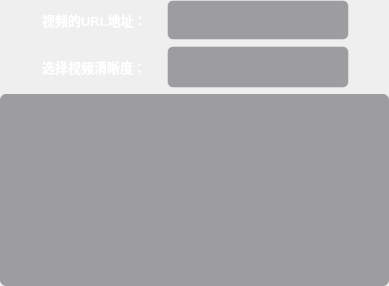
             <widget class="QWidget" name="page2">
              <property name="styleSheet">
               <string notr="true">#page2{
	background-color: rgba(255,255,255,0.0);
}</string>
              </property>
              <layout class="QVBoxLayout" name="verticalLayout_5">
               <property name="leftMargin">
                <number>0</number>
               </property>
               <property name="topMargin">
                <number>0</number>
               </property>
               <property name="rightMargin">
                <number>0</number>
               </property>
               <property name="bottomMargin">
                <number>0</number>
               </property>
               <item>
                <layout class="QHBoxLayout" name="functionHorizontalLayout7">
                 <property name="spacing">
                  <number>0</number>
                 </property>
                 <item>
                  <spacer name="functionHorizontalSpacer11">
                   <property name="orientation">
                    <enum>Qt::Orientation::Horizontal</enum>
                   </property>
                   <property name="sizeType">
                    <enum>QSizePolicy::Policy::Fixed</enum>
                   </property>
                   <property name="sizeHint" stdset="0">
                    <size>
                     <width>42</width>
                     <height>20</height>
                    </size>
                   </property>
                  </spacer>
                 </item>
                 <item>
                  <layout class="QHBoxLayout" name="functionHorizontalLayout8">
                   <item>
                    <widget class="QLabel" name="functionLabel4">
                     <property name="minimumSize">
                      <size>
                       <width>125</width>
                       <height>40</height>
                      </size>
                     </property>
                     <property name="maximumSize">
                      <size>
                       <width>125</width>
                       <height>40</height>
                      </size>
                     </property>
                     <property name="styleSheet">
                      <string notr="true">QLabel{
	color: white;
	font-size: 10pt;
	font-family: &quot;黑体&quot;;
	font-weight: bold;
}</string>
                     </property>
                     <property name="text">
                      <string>视频的URL地址：</string>
                     </property>
                    </widget>
                   </item>
                   <item>
                    <widget class="QLineEdit" name="videoLineEdit2">
                     <property name="minimumSize">
                      <size>
                       <width>0</width>
                       <height>1</height>
                      </size>
                     </property>
                     <property name="maximumSize">
                      <size>
                       <width>16777215</width>
                       <height>40</height>
                      </size>
                     </property>
                     <property name="styleSheet">
                      <string notr="true">QLineEdit{
	border: 0px;
	outline: none;
	border-radius: 6px;
	padding: 0px 20px;
	font-size: 15px;
	background-color: rgba(35, 36, 41,0.4);
	border: 1px solid rgba(255,255,255,0.3);;
	color: white;
}

QLineEdit:focus{
	border: 1px solid #54A9FF;
}
</string>
                     </property>
                    </widget>
                   </item>
                  </layout>
                 </item>
                 <item>
                  <spacer name="functionHorizontalSpacer12">
                   <property name="orientation">
                    <enum>Qt::Orientation::Horizontal</enum>
                   </property>
                   <property name="sizeType">
                    <enum>QSizePolicy::Policy::Fixed</enum>
                   </property>
                   <property name="sizeHint" stdset="0">
                    <size>
                     <width>40</width>
                     <height>20</height>
                    </size>
                   </property>
                  </spacer>
                 </item>
                </layout>
               </item>
               <item>
                <layout class="QHBoxLayout" name="functionHorizontalLayout9">
                 <property name="spacing">
                  <number>0</number>
                 </property>
                 <item>
                  <spacer name="functionHorizontalSpacer13">
                   <property name="orientation">
                    <enum>Qt::Orientation::Horizontal</enum>
                   </property>
                   <property name="sizeType">
                    <enum>QSizePolicy::Policy::Fixed</enum>
                   </property>
                   <property name="sizeHint" stdset="0">
                    <size>
                     <width>42</width>
                     <height>20</height>
                    </size>
                   </property>
                  </spacer>
                 </item>
                 <item>
                  <layout class="QHBoxLayout" name="functionHorizontalLayout10">
                   <item>
                    <widget class="QLabel" name="functionLabel5">
                     <property name="minimumSize">
                      <size>
                       <width>125</width>
                       <height>40</height>
                      </size>
                     </property>
                     <property name="maximumSize">
                      <size>
                       <width>125</width>
                       <height>40</height>
                      </size>
                     </property>
                     <property name="styleSheet">
                      <string notr="true">QLabel{
	color: white;
	font-size: 10pt;
	font-family: &quot;黑体&quot;;
	font-weight: bold;
}</string>
                     </property>
                     <property name="text">
                      <string>选择视频清晰度：</string>
                     </property>
                    </widget>
                   </item>
                   <item>
                    <widget class="QComboBox" name="ClarityComboBox">
                     <property name="enabled">
                      <bool>true</bool>
                     </property>
                     <property name="styleSheet">
                      <string notr="true">QComboBox{
	height: 40px;
	border: 0px;
	outline: none;
	border-radius: 6px;
	padding: 0px 20px;
	background-color: rgba(35, 36, 41,0.4);
	border: 1px solid rgba(255,255,255,0.3);;
	color: white;
}

QComboBox::drop-down{
	width: 40px;
	height: 40px;
	background-color: rgba(35, 36, 41,0);
	border-radius: 6px;
}

QComboBox::down-arrow{	
	image: url(:/icons/res/icons/下箭头.png);
	width: 35px;
	height: 35px;
}

QComboBox:focus{
	border: 1px solid #54A9FF;
}

QComboBox QAbstractItemView {
	border: 1px solid #54A9FF;
	background-color: rgb(35, 36, 41);
	color: white;
}</string>
                     </property>
                    </widget>
                   </item>
                  </layout>
                 </item>
                 <item>
                  <spacer name="functionHorizontalSpacer14">
                   <property name="orientation">
                    <enum>Qt::Orientation::Horizontal</enum>
                   </property>
                   <property name="sizeType">
                    <enum>QSizePolicy::Policy::Fixed</enum>
                   </property>
                   <property name="sizeHint" stdset="0">
                    <size>
                     <width>40</width>
                     <height>20</height>
                    </size>
                   </property>
                  </spacer>
                 </item>
                </layout>
               </item>
               <item>
                <widget class="QTextEdit" name="functionLogTextEdit2">
                 <property name="styleSheet">
                  <string notr="true">QTextEdit{
	border: 0px;
	outline: none;
	border-radius: 6px;
	padding: 0px 20px;
	font-size: 15px;
	background-color: rgba(35, 36, 41,0.4);
	color: white;
}

QTextEdit:focus{
	border: 1px solid #54A9FF;
}
</string>
                 </property>
                 <property name="readOnly">
                  <bool>true</bool>
                 </property>
                </widget>
               </item>
              </layout>
             </widget>
